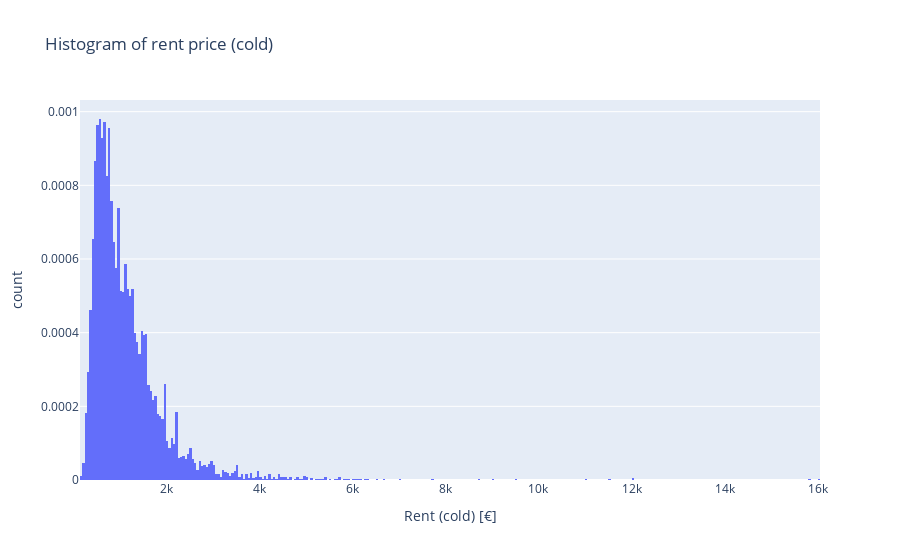

The cell this chart's notebook holds for it:
### Markdown cell above
The rental price distribution is positively skewed, which means that the median is smaller than the mean and that most outliers are larger than the mean. Normalization may be required before ML algorithms are implemented.

We need to take a closer look at the outliers to see if they are incorrect entries or not.

### Code cell
# distribution of base rent

fig = px.histogram(df, x="baseRent",
                   nbins = 700,
                   title='Histogram of rent price (cold)',
                   labels={'baseRent':'Rent (cold) [€]'},
                  histnorm='probability density',
                  )
fig.show()

### Figure 1 — Plotly figure (JSON) as saved in the notebook; plotly's stock layout.template omitted (floating-point values rounded to 4 significant figures; data arrays with more than 128 entries replaced by an {"elided": "..."} marker saying what was removed)
{"data": [{"alignmentgroup": "True", "bingroup": "x", "histnorm": "probability density", "hovertemplate": "Rent (cold) [€]=%{x}<br>count=%{y}<extra></extra>", "legendgroup": "", "marker": {"color": "#636efa"}, "name": "", "nbinsx": 700, "offsetgroup": "", "orientation": "v", "showlegend": false, "type": "histogram", "x": {"elided": "10652 int values"}, "xaxis": "x", "yaxis": "y"}], "layout": {"barmode": "relative", "legend": {"tracegroupgap": 0}, "title": {"text": "Histogram of rent price (cold)"}, "xaxis": {"anchor": "y", "domain": [0, 1], "title": {"text": "Rent (cold) [€]"}}, "yaxis": {"anchor": "x", "domain": [0, 1], "title": {"text": "count"}}}}
